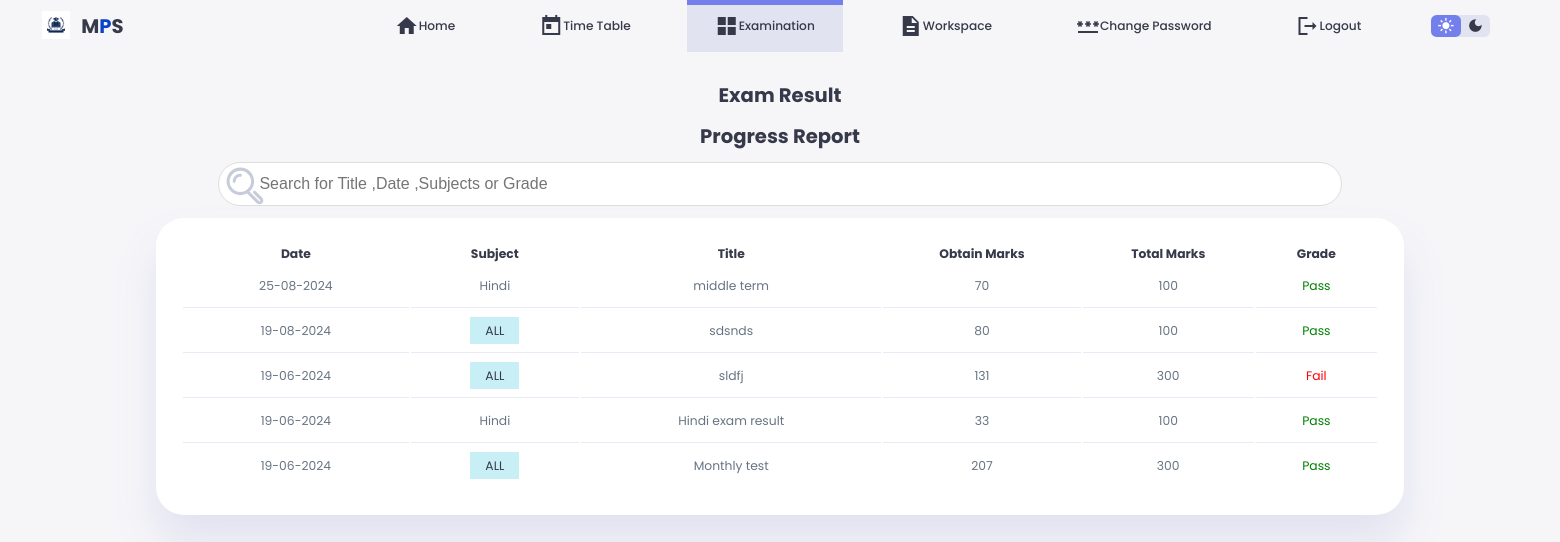
Screenshot of /parent_panel/exam.php (signed in) with the database file from the repository.
### tables this page shows
CREATE TABLE `exams` (
  `s_no` int(20) NOT NULL,
  `exam_id` varchar(40) NOT NULL,
  `exam_title` varchar(512) NOT NULL,
  `subject` varchar(50) NOT NULL,
  `class` varchar(30) NOT NULL,
  `section` varchar(10) NOT NULL,
  `total_marks` varchar(10) NOT NULL,
  `passing_marks` varchar(10) NOT NULL,
  `timestamp` datetime NOT NULL DEFAULT current_timestamp()
);

CREATE TABLE `marks` (
  `s_no` int(20) NOT NULL,
  `exam_id` varchar(40) NOT NULL,
  `subject` varchar(255) NOT NULL,
  `student_id` varchar(40) NOT NULL,
  `marks` varchar(10) NOT NULL DEFAULT ''
);

### parent_panel/exam.php (the view, shortened to what this page needs)
<?php include("./verifyRoleRedirect.php");
$id = $_SESSION['uid'];
?>
<!DOCTYPE html>
<html lang="en">
<head>
    <link rel="stylesheet" href="style.css">
</head>
<body style="overflow-y: scroll;">
    <header>
        <div class="logo">
            <img src="./images/1.jpg" alt="">
            <h2>M<span class="danger">P</span>S</h2>
        </div>
        <div class="navbar">
            <a href="index.php">
                <span class="material-icons-sharp">home</span>
                <h3>Home</h3>
            </a>
            <a href="timetable.php" onclick="timeTableAll()">
                <span class="material-icons-sharp">today</span>
                <h3>Time Table</h3>
            </a>
            <a href="exam.php" class="active">
                <span class="material-icons-sharp">grid_view</span>
                <h3>Examination</h3>
            </a>
            <a href="workspace.php">
                <span class="material-icons-sharp">description</span>
                <h3>Workspace</h3>
            </a>
            <a href="password.php">
                <span class="material-icons-sharp">password</span>
                <h3>Change Password</h3>
            </a>
            <a href="logout.php">
                <span class="material-icons-sharp">logout</span>
                <h3>Logout</h3>
            </a>
        </div>
        <div class="theme-toggler">
            <span class="material-icons-sharp active">light_mode</span>
            <span class="material-icons-sharp">dark_mode</span>
        </div>
    </header>
    <main>
        <div class="exam timetable">
            <h2>Exam Result </h2>
            <h2><?php echo "<a href='progress.php'>Progress Report</a>"; ?></h2>
            <table class="allResultTable" id="allResultList">
                <thead>
                    <tr>
                        <th>Date</th>
                        <th>Subject</th>
                        <th>Title</th>
                        <th>Obtain Marks</th>
                        <th>Total Marks</th>
                        <th>Grade</th>
                    </tr>
                </thead>
                <input id="gfg" class="marks-table-search-box" type="text" placeholder="Search for Title ,Date ,Subjects or Grade">
                <tbody id="geeks">
                    <?php
                    $query2 = "SELECT DISTINCT(`exam_id`) FROM `marks` WHERE `student_id` = ? ORDER BY `s_no`  DESC LIMIT 50";
                    $stmt2 = $conn->prepare($query2);
                    $stmt2->bind_param("s", $id);
                    $stmt2->execute();
                    $result2 = $stmt2->get_result();
                    if ($result2->num_rows > 0) {
                        while ($row2 = $result2->fetch_assoc()) {
                            $examId = $row2['exam_id'];
                            $query3 = "SELECT * FROM `exams` WHERE `exam_id` = ?";
                            $stmt3 = $conn->prepare($query3);
                            $stmt3->bind_param("s", $examId);
                            $stmt3->execute();
                            $result3 = $stmt3->get_result();
                            $row3 = $result3->fetch_assoc();
                            $dateDB = $row3['timestamp'];
                            $formattedDate = date("d-m-Y", strtotime($dateDB));
                            if ($row3['subject'] == "ALL") {
                                $sql = "SELECT * FROM `marks` WHERE `exam_id` = ? AND `student_id` = ?";
                                $stmt4 = $conn->prepare($sql);
                                $stmt4->bind_param("ss", $row3['exam_id'], $id);
                                $stmt4->execute();
                                $marksResult = $stmt4->get_result();
                                $totalGainMarks = 0;
                                $subjectCount = 0;
                                $isFail = false;
                                while ($tempRow = $marksResult->fetch_assoc()) {
                                    $totalGainMarks += (int)$tempRow['marks'];
                                    $subjectCount++;
                                    if ((int)$tempRow['marks'] < (int)$row3['passing_marks']) {
                                        $isFail = true;
                                    }
                                }
                                $status = $isFail ? "<td style='color:red;text-align:center;'>Fail</td>" : "<td style='color:green;text-align:center;'>Pass</td>";
                                echo " <td>$formattedDate</td>
                                        <td><a class='no-submit subjective-result-btn cursor-pointer' id='hit' onClick='handleShowAllSubjectMarks(`" . $row3['exam_id'] . "`)'>" . $row3['subject'] . "</a></td>
                                        <td>" . $row3['exam_title'] . "</td>
                                        <td style='text-align:center;'>$totalGainMarks</td>
                                        <td style='text-align:center;'>". ($subjectCount * $row3['total_marks']) ."</td>
                                        $status
                                    </tr>";
                            } else {
                                $sql = "SELECT * FROM `marks` WHERE `exam_id` = ? AND `student_id` = ? AND `subject`=? LIMIT 1";
                                $stmt4 = $conn->prepare($sql);
                                $stmt4->bind_param("sss", $row3['exam_id'], $id, $row3['subject']);
                                $stmt4->execute();
                                $marksResult = $stmt4->get_result();
                                $marksResultRow = $marksResult->fetch_assoc();
                                $mark = $marksResultRow['marks'];
                                $status = ((int)$mark >= (int)$row3['passing_marks']) ? "<td style='color:green;text-align:center;'>Pass</td>" : "<td style='color:red;text-align:center;'>Fail</td>";
                                echo "
                                    <td>$formattedDate</td>
                                    <td>" . $row3['subject'] . "</td>
                                    <td>" . $row3['exam_title'] . "</td>
                                    <td style='text-align:center;'>$mark</td>
                                    <td style='text-align:center;'>" . $row3['total_marks'] . "</td>
                                    $status
                                </tr>";
                            }
                        }
                    }else{
                        echo '<td colspan="6" style="text-align:center;padding-top: 3rem;">No Data</td>';
                    }
                    ?>
                </tbody>
            </table>
        </div>
    </main>
</body>
</html>

### parent_panel/style.css (style rules this page uses)
:root { --color-primary: #7380ec; --color-danger: #0544ca; --color-success: #41f1b6; --color-warning: #ffbb55; --color-white: #fff; --color-info: #7d8da1; --color-dark: #363949; --color-light: rgba(132, 139, 200, 0.18); --color-dark-varient: #677483; --color-background: #f6f6f9; --card-border-radius: 2rem; --border-radius-1: 0.4rem; --border-radius-2: 1.2rem; --card-padding: 1.8rem; --box-shadow: 0 2rem 3rem var(--color-light) }
* { margin:0; padding: 0; text-decoration: none; list-style: none; box-sizing: border-box; }
html { font-size: 14px; scroll-behavior: smooth; }
body { font-family: 'Poppins', sans-serif; font-size: .88rem; background: var(--color-background); user-select: none; overflow-x: hidden; color: var(--color-dark); }
* { color: var(--color-dark); }
img { display: block; width: 100%; }
h2 { font-size: 1.4rem; }
h3 { font-size: .87rem; }
.danger { color: var(--color-danger); }
header h3 { font-weight: 500; }
header { position: fixed; width: 100vw; z-index: 1000; background-color: var(--color-background); }
header .logo { display: flex; gap: .8rem; margin-right: auto; }
header .logo img { width: 2rem; height: 2rem; }
header, header .navbar { display: flex; align-items: center; justify-content: flex-end; padding: 0 3rem; color: var(--color-info); }
header .navbar a { display: flex; margin-left: 2rem; align-items: center; justify-content: space-between; position: relative; height: 3.7rem; transition: all 300ms ease; padding: 0 2rem; }
header .navbar a.active { background: var(--color-light); color: var(--color-primary); }
header .navbar a.active::before { content: ""; background-color: var(--color-primary); position: absolute; height: 5px; width: 100%; left: 0;top: 0; }
header .theme-toggler { background: var(--color-light); display: flex; justify-content: space-between; align-items: center; height: 1.6rem; width: 4.2rem; cursor: pointer; border-radius: var(--border-radius-1); margin-right: 2rem; }
header .theme-toggler span { font-size: 1.2rem; width: 50%; height: 100%; display: flex; align-items: center; justify-content: center; }
header .theme-toggler span.active { background-color: var(--color-primary); color: white; border-radius: var(--border-radius-1); }
main { position: relative; margin-top: 1.4rem; }
main .timetable { margin-top: 2rem; }
main .timetable h2 { margin-bottom: .8rem; }
main .timetable table { background-color: var(--color-white); width: 100%; border-radius: var(--card-border-radius); padding: var(--card-padding); text-align: center; box-shadow: var(--box-shadow); transition: all 300ms ease; }
main table tbody td { height: 2.8rem; border-bottom: 1px solid var(--color-light); color: var(--color-dark-varient); text-align: center; }
main table tbody tr:last-child td { border: none; }
.table1 th,td { padding: 12px; text-align: left; border-bottom: 1px solid rgb(204, 201, 201); }

### parent_panel/exam.php (style rules this page uses)
body { overflow: hidden; }
header { position: relative; }
.cursor-pointer { cursor: pointer; }
.exam { display: flex; align-items: center; flex-direction: column; height: 80vh; width: 80%; margin: auto; }
#gfg { background-image: url('search.svg'); background-position: 5px 2px; background-repeat: no-repeat; width: 90%; font-size: 16px; padding: 12px 20px 12px 40px; border: 1px solid #ddd; margin-bottom: 12px; border-radius: 40px; position: relative; }
.subjective-result-btn { padding: 5px 15px; background-color: #c9eff6; cursor: pointer; }
.exam { height: fit-content; }
table { margin-bottom: 3rem; }
body { -ms-overflow-style: none; scrollbar-width: none; }

### rows the page displays
exams: timestamp "25-08-2024", subject "Hindi", exam_title "middle term", total_marks "100"
marks: marks "70"
exams: timestamp "19-08-2024", subject "ALL", exam_title "sdsnds", $subjectCount*$row3['total_marks'] "100"
exams: timestamp "19-06-2024", subject "ALL", exam_title "sldfj", $subjectCount*$row3['total_marks'] "300"
exams: timestamp "19-06-2024", subject "Hindi", exam_title "Hindi exam result", total_marks "100"
marks: marks "33"
exams: timestamp "19-06-2024", subject "ALL", exam_title "Monthly test", $subjectCount*$row3['total_marks'] "300"

### other values shown
$totalGainMarks "80"
$totalGainMarks "131"
$totalGainMarks "207"
